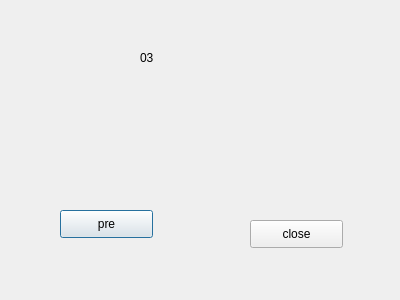
<?xml version="1.0" encoding="UTF-8"?>
<ui version="4.0">
 <class>Dialog3</class>
 <widget class="QDialog" name="Dialog3">
  <property name="geometry">
   <rect>
    <x>0</x>
    <y>0</y>
    <width>400</width>
    <height>300</height>
   </rect>
  </property>
  <property name="windowTitle">
   <string>Dialog</string>
  </property>
  <widget class="QPushButton" name="pushButton">
   <property name="geometry">
    <rect>
     <x>60</x>
     <y>210</y>
     <width>93</width>
     <height>28</height>
    </rect>
   </property>
   <property name="text">
    <string>pre</string>
   </property>
  </widget>
  <widget class="QPushButton" name="pushButton_2">
   <property name="geometry">
    <rect>
     <x>250</x>
     <y>220</y>
     <width>93</width>
     <height>28</height>
    </rect>
   </property>
   <property name="text">
    <string>close</string>
   </property>
  </widget>
  <widget class="QLabel" name="label">
   <property name="geometry">
    <rect>
     <x>140</x>
     <y>50</y>
     <width>72</width>
     <height>15</height>
    </rect>
   </property>
   <property name="text">
    <string>03</string>
   </property>
  </widget>
 </widget>
 <resources/>
 <connections/>
</ui>
